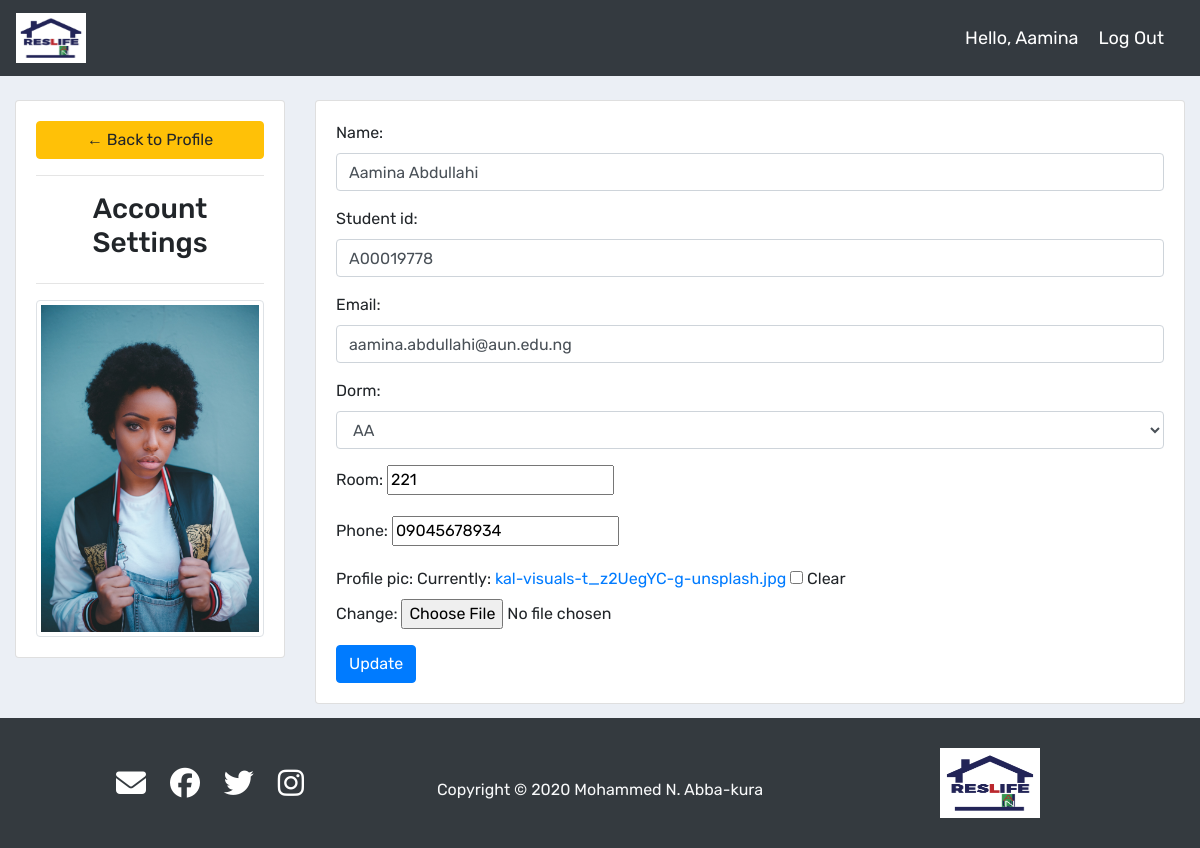
The page /accounts/ (signed in) on the database its author committed.
### accounts/models.py (models this page shows, shortened)
class Student(models.Model):
    DORM_NAME = (
        ('AA', 'AA'),
        ('BB', 'BB'),
        ('CC', 'CC'),
        ('DD', 'DD'),
        ('EE', 'EE'),
        ('FF', 'FF'),
        ('Gabriel V', 'Gabriel V'),
        ('Rosaria V', 'Rosaria V'),
        ('Aisha Kande', 'Aisha Kande'),
    )
    user = models.OneToOneField(User, null=True, blank=True, on_delete=models.CASCADE)
    name = models.CharField(max_length=50, null=True)
    student_id = models.CharField(max_length=9, validators=[alphanumeric], null=True)
    email = models.EmailField(max_length=50, null=True, unique=True)
    dorm = models.CharField(max_length=50, null=True,  choices=DORM_NAME, blank=True)
    room = models.IntegerField(null=True)
    phone = models.CharField(max_length=11, null=True)
    profile_pic = models.ImageField(default='arab.png', null=True, blank=True)
    date_created = models.DateTimeField(auto_now_add=True, null=True)

### accounts/decorators.py (the view)
        def wrapper_func(request, *args, **kwargs):
            group = None
            if request.user.groups.exists():
                group = request.user.groups.all()[0].name
            if group in allowed_roles:
                return view_func(request, *args, **kwargs)
            else:
                return HttpResponse('You are not authorised to view this page')

### accounts/forms.py
class StudentForm(ModelForm):
    class Meta:
        model = Student
        fields = '__all__'
        exclude = ['user']
        widgets = {
            'name': forms.TextInput(attrs={'class': 'form-control'}),
            'student_id': forms.TextInput(attrs={'class': 'form-control'}),
            'email': forms.TextInput(attrs={'class': 'form-control'}),
            'dorm': forms.Select(attrs={'class': 'form-control'}),
        }

### accounts/views.py (called while the page is built)
@login_required(login_url='login')
@allowed_users(allowed_roles=['student'])
def accountSettings(request):
    student = request.user.student
    form = StudentForm(instance=student)
    if request.method == 'POST':
        form = StudentForm(request.POST, request.FILES, instance=student)
        if form.is_valid():
            form.save()
            return redirect('/')
    context = {'form':form}
    return render(request, 'accounts/account_settings.html', context)

### accounts/templates/accounts/account_settings.html (shortened to what this page needs)
{% extends 'accounts/base.html' %}
{% load static %}
{% block content %}
<br>
<div class="row">
  <div class="col-md-3">
    <div class="card card-body">
      <a href="{% url 'home' %}" class="btn btn-warning">
        &#8592; Back to Profile
      </a>
      <hr>
      <h3 style="text-align: center">Account Settings</h3>
      <hr>
      <img class="img-circle img-thumbnail isTooltip" src="{{ request.user.student.profile_pic.url }}" alt="" class="profile-pic">
    </div>
  </div>
  <div class="col-md-9">
    <div class="card card-body">
      <form class="" action="" method="post" enctype="multipart/form-data">
        {{ form.as_p }}
        <input type="submit" class="btn btn-primary" name="Update Informatiion" value="Update">
      </form>
    </div>
  </div>
</div>
{% endblock %}

### accounts/templates/accounts/navbar.html (shortened to what this page needs)
{% load static %}
<nav class="navbar navbar-expand-lg navbar-dark bg-dark">
<a class="navbar-brand" href="{% url 'home' %}"><img height="50px" width="70px" src="{% static 'images/logo.jpg' %}" alt=""></a>
  <span class="top-right">Hello, {{request.user}}</span>
  <span><a class="top-right" href="{% url 'logout' %}">Log Out</a></span>
</nav>

### static/css/basic.css (style rules this page uses)
html { height: 100%; margin: 0; padding: 0; }
body { background-color: #ebeff5; font-family: 'Rubik', sans-serif; margin: 0; padding: 0; height: 100%; }
img { max-width: 100% }

### accounts/templates/accounts/navbar.html (style rules this page uses)
.top-right { font-size: 18px; color: #fff; margin-right: 20px }

### rows shown on the page
Student: name "Aamina Abdullahi", student_id "A00019778", email "aamina.abdullahi@aun.edu.ng", dorm "AA", room "221", phone "09045678934"

### other values the page prints
{{ request.user }} "Aamina"
